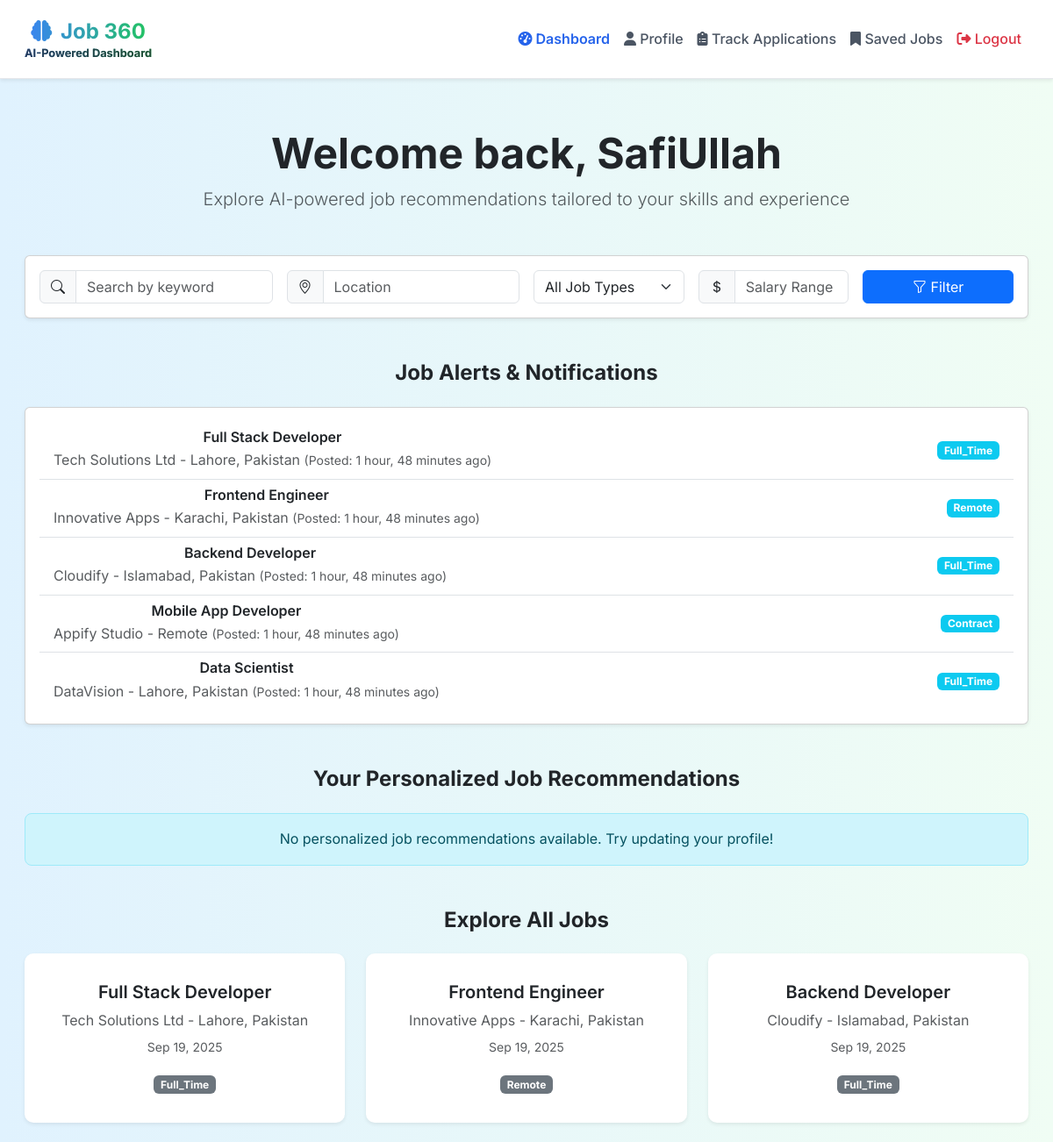
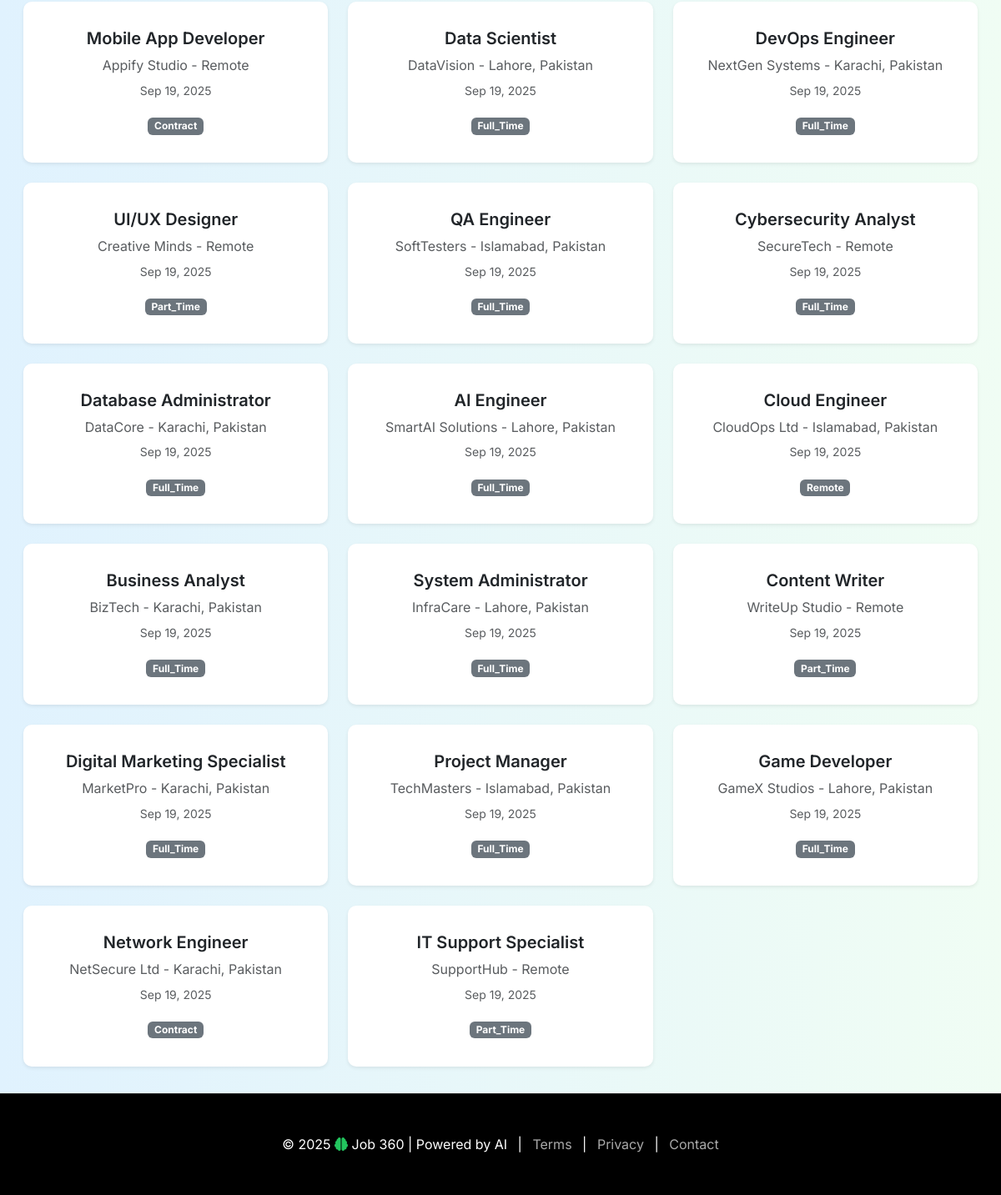
Screenshot of /dashboard/ (signed in) with the database file from the repository (2 pictures, top to bottom).
### myapp/models.py (models this page shows, shortened)
class JobSeeker(models.Model):
    full_name = models.CharField(max_length=100)
    email = models.EmailField(unique=True)
    password = models.CharField(max_length=255)  # hashed in practice
    phone_number = models.CharField(max_length=20)
    location = models.CharField(max_length=100)
    education = models.TextField()
    work_experience = models.TextField()
    skills = models.TextField()  # comma-separated or JSON
    certificate = models.TextField()
    job_type = models.CharField(max_length=20, choices=JOB_TYPE_CHOICES, default='full_time')
    professional_references = models.TextField(blank=True, null=True)
    status = models.CharField(max_length=10, choices=STATUS_CHOICES, default='approved')
    profile_picture = models.ImageField(upload_to='profile_pics/', null=True, blank=True)
    resume = models.FileField(upload_to='resumes/', null=True, blank=True)  # PDF/Word upload

class Job(models.Model):
    title = models.CharField(max_length=200)
    description = models.TextField()
    company_name = models.CharField(max_length=200, blank=True, null=True)
    location = models.CharField(max_length=150, blank=True, null=True)
    job_type = models.CharField(max_length=20, choices=JOB_TYPE_CHOICES, default='full_time')
    salary_range = models.CharField(max_length=100, blank=True, null=True)
    required_skills = models.TextField()  # comma-separated skills
    created_at = models.DateTimeField(default=timezone.now)
    updated_at = models.DateTimeField(auto_now=True)

### myapp/views.py (the view)
# urls.py: path('dashboard/', views.dashboard_view, name='dashboard'),
def dashboard_view(request):
    jobseeker_id = request.session.get("jobseeker_id")
    if not jobseeker_id:
        messages.warning(request, "Please log in to access the dashboard.")
        return redirect("login")
    jobseeker = JobSeeker.objects.get(id=jobseeker_id)
    keyword = request.GET.get("keyword", "")
    location = request.GET.get("location", "")
    job_type = request.GET.get("job_type", "")
    salary = request.GET.get("salary", "")
    jobs = Job.objects.all()
    if keyword:
        jobs = jobs.filter(
            Q(title__icontains=keyword) |
            Q(description__icontains=keyword) |
            Q(required_skills__icontains=keyword)
        )
    if location:
        jobs = jobs.filter(location__icontains=location)
    if job_type:
        jobs = jobs.filter(job_type=job_type)
    if salary:
        jobs = jobs.filter(salary_range__icontains=salary)
    seeker_profile = (
        f"{jobseeker.skills} {jobseeker.education} {jobseeker.work_experience} {jobseeker.job_type}"
    ).lower()
    jobs_list = list(jobs)
    job_texts = [
        f"{job.required_skills} {job.description} {job.job_type}".lower()
        for job in jobs_list
    ]
    recommended_jobs = Job.objects.none()
    match_scores = {}
    if job_texts:
        all_texts = [seeker_profile] + job_texts
        vectorizer = TfidfVectorizer(stop_words='english')
        tfidf_matrix = vectorizer.fit_transform(all_texts)
        cosine_similarities = cosine_similarity(tfidf_matrix[0:1], tfidf_matrix[1:]).flatten()
        job_indices = np.argsort(cosine_similarities)[::-1]
        recommended_job_ids = [
            jobs_list[int(i)].id for i in job_indices[:5] if cosine_similarities[i] > 0
        ]
        match_scores = {
            jobs_list[int(i)].id: round(cosine_similarities[i] * 100, 1)
            for i in job_indices[:5] if cosine_similarities[i] > 0
        }
        recommended_jobs = jobs.filter(id__in=recommended_job_ids)
        recommended_jobs = sorted(
            recommended_jobs,
            key=lambda x: job_indices[jobs_list.index(x)] if x in jobs_list else -1,
            reverse=True
        )
    recent_jobs = Job.objects.filter(
        created_at__gte=timezone.now() - timedelta(days=7)
    ).order_by('-created_at')[:5]
    context = {
        "jobseeker": jobseeker,
        "jobs": jobs,
        "recommended_jobs": recommended_jobs,
        "match_scores": match_scores,
        "recent_jobs": recent_jobs,
    }
    return render(request, "dashboard.html", context)

### templates/dashboard.html (shortened to what this page needs)
{% extends 'base.html' %}
{% load template_filters %}
{% block content %}
<div class="d-flex" style="min-height: 100vh;">
    <div class="flex-grow-1" >
        <div class="container-fluid">
            <div class="mb-5">
                <h1 class="display-5 fw-bold text-dark mb-2">Welcome back, {{ jobseeker.full_name }}</h1>
                <p class="text-muted lead">Explore AI-powered job recommendations tailored to your skills and experience</p>
            </div>
            <div class="card shadow-sm mb-5">
                <div class="card-body">
                    <form method="get" class="row g-3 align-items-center">
                        <div class="col-md-3">
                            <div class="input-group">
                                <span class="input-group-text"><i class="bi bi-search"></i></span>
                                <input type="text" name="keyword" class="form-control" placeholder="Search by keyword" value="{{ request.GET.keyword }}">
                            </div>
                        </div>
                        <div class="col-md-3">
                            <div class="input-group">
                                <span class="input-group-text"><i class="bi bi-geo-alt"></i></span>
                                <input type="text" name="location" class="form-control" placeholder="Location" value="{{ request.GET.location }}">
                            </div>
                        </div>
                        <div class="col-md-2">
    <select name="job_type" class="form-select">
        <option value="">All Job Types</option>
    </select>
</div>
                        <div class="col-md-2">
                            <div class="input-group">
                                <span class="input-group-text"><i class="bi bi-currency-dollar"></i></span>
                                <input type="text" name="salary" class="form-control" placeholder="Salary Range" value="{{ request.GET.salary }}">
                            </div>
                        </div>
                        <div class="col-md-2">
                            <button type="submit" class="btn btn-primary w-100"><i class="bi bi-funnel"></i> Filter</button>
                        </div>
                    </form>
                </div>
            </div>
            <h2 class="h4 fw-bold text-dark mb-4">Job Alerts & Notifications</h2>
            {% if recent_jobs %}
                <div class="card shadow-sm mb-5">
                    <div class="card-body">
                        <ul class="list-group list-group-flush">
                            {% for job in recent_jobs %}
                                <li class="list-group-item d-flex justify-content-between align-items-center">
                                    <div>
                                        <h6 class="mb-1">
                                            <a href="{% url 'job_detail' job.id %}" class="text-dark text-decoration-none fw-semibold">{{ job.title }}</a>
                                        </h6>
                                        <p class="text-muted mb-0">{{ job.company_name }} - {{ job.location }} <small>(Posted: {{ job.created_at|timesince }} ago)</small></p>
                                    </div>
                                    <span class="badge bg-info">{{ job.job_type|title }}</span>
                                </li>
                            {% endfor %}
                        </ul>
                    </div>
                </div>
            {% else %}
                <div class="alert alert-info rounded-3">No new job postings in the last 7 days.</div>
            {% endif %}
            <h2 class="h4 fw-bold text-dark mb-4">Your Personalized Job Recommendations</h2>
            {% if recommended_jobs %}
                <div class="row row-cols-1 row-cols-md-3 g-4">
                    {% for job in recommended_jobs %}
                        <div class="col">
                            <div class="card h-100 p-3 shadow-sm border-0" style="border-radius: 10px;">
                                <div class="card-body d-flex flex-column">
                                    <h5 class="card-title mb-2">
                                        <a href="{% url 'job_detail' job.id %}" class="text-dark text-decoration-none fw-semibold">{{ job.title }}</a>
                                    </h5>
                                    <p class="text-muted mb-1">{{ job.company_name }} - {{ job.location }}</p>
                                    <p><small class="text-muted">{{ job.created_at|date:"M d, Y" }}</small></p>
                                    <div class="d-flex justify-content-between align-items-center mt-auto">
                                        <span class="badge bg-primary">{{ job.job_type|title }}</span>
                                        <span class="badge bg-success">Match: {{ match_scores|lookup:job.id }}%</span>
                                    </div>
                                </div>
                            </div>
                        </div>
                    {% endfor %}
                </div>
            {% else %}
                <div class="alert alert-info rounded-3">No personalized job recommendations available. Try updating your profile!</div>
            {% endif %}
            <h2 class="h4 fw-bold text-dark mb-4 mt-5">Explore All Jobs</h2>
            {% if jobs %}
                <div class="row row-cols-1 row-cols-md-3 g-4">
                    {% for job in jobs %}
                        <div class="col">
                            <div class="card h-100 p-3 shadow-sm border-0" style="border-radius: 10px;">
                                <div class="card-body d-flex flex-column">
                                    <h5 class="card-title mb-2">
                                        <a href="{% url 'job_detail' job.id %}" class="text-dark text-decoration-none fw-semibold">{{ job.title }}</a>
                                    </h5>
                                    <p class="text-muted mb-1">{{ job.company_name }} - {{ job.location }}</p>
                                    <p><small class="text-muted">{{ job.created_at|date:"M d, Y" }}</small></p>
                                    <div class="mt-auto">
                                        <span class="badge bg-secondary">{{ job.job_type|title }}</span>
                                    </div>
                                </div>
                            </div>
                        </div>
                    {% endfor %}
                </div>
            {% else %}
                <div class="alert alert-info rounded-3">No jobs available at the moment.</div>
            {% endif %}
        </div>
    </div>
</div>
{% endblock %}

### templates/base.html (style rules this page uses)
html { scroll-behavior: smooth; }
body { background: linear-gradient(to right, #e0f2fe, #f0fdf4); min-height: 100vh; display: flex; flex-direction: column; font-family: 'Inter', 'Arial', sans-serif; line-height: 1.6; }
.alert { border-radius: 8px; margin-bottom: 1rem; animation: fadeIn 0.5s ease-in; }

### rows the page displays
JobSeeker: full_name "SafiUllah"
Job: title "Full Stack Developer", company_name "Tech Solutions Ltd", location "Lahore, Pakistan", created_at "1 hour, 48 minutes", job_type "Full_Time", created_at "Sep 19, 2025"
Job: title "Frontend Engineer", company_name "Innovative Apps", location "Karachi, Pakistan", created_at "1 hour, 48 minutes", job_type "Remote", created_at "Sep 19, 2025"
Job: title "Backend Developer", company_name "Cloudify", location "Islamabad, Pakistan", created_at "1 hour, 48 minutes", job_type "Full_Time", created_at "Sep 19, 2025"
Job: title "Mobile App Developer", company_name "Appify Studio", location "Remote", created_at "1 hour, 48 minutes", job_type "Contract", created_at "Sep 19, 2025"
Job: title "Data Scientist", company_name "DataVision", location "Lahore, Pakistan", created_at "1 hour, 48 minutes", job_type "Full_Time", created_at "Sep 19, 2025"
Job: title "DevOps Engineer", company_name "NextGen Systems", location "Karachi, Pakistan", created_at "Sep 19, 2025", job_type "Full_Time"
Job: title "UI/UX Designer", company_name "Creative Minds", location "Remote", created_at "Sep 19, 2025", job_type "Part_Time"
Job: title "QA Engineer", company_name "SoftTesters", location "Islamabad, Pakistan", created_at "Sep 19, 2025", job_type "Full_Time"
Job: title "Cybersecurity Analyst", company_name "SecureTech", location "Remote", created_at "Sep 19, 2025", job_type "Full_Time"
Job: title "Database Administrator", company_name "DataCore", location "Karachi, Pakistan", created_at "Sep 19, 2025", job_type "Full_Time"
Job: title "AI Engineer", company_name "SmartAI Solutions", location "Lahore, Pakistan", created_at "Sep 19, 2025", job_type "Full_Time"
Job: title "Cloud Engineer", company_name "CloudOps Ltd", location "Islamabad, Pakistan", created_at "Sep 19, 2025", job_type "Remote"
Job: title "Business Analyst", company_name "BizTech", location "Karachi, Pakistan", created_at "Sep 19, 2025", job_type "Full_Time"
Job: title "System Administrator", company_name "InfraCare", location "Lahore, Pakistan", created_at "Sep 19, 2025", job_type "Full_Time"
Job: title "Content Writer", company_name "WriteUp Studio", location "Remote", created_at "Sep 19, 2025", job_type "Part_Time"
Job: title "Digital Marketing Specialist", company_name "MarketPro", location "Karachi, Pakistan", created_at "Sep 19, 2025", job_type "Full_Time"
Job: title "Project Manager", company_name "TechMasters", location "Islamabad, Pakistan", created_at "Sep 19, 2025", job_type "Full_Time"
Job: title "Game Developer", company_name "GameX Studios", location "Lahore, Pakistan", created_at "Sep 19, 2025", job_type "Full_Time"
Job: title "Network Engineer", company_name "NetSecure Ltd", location "Karachi, Pakistan", created_at "Sep 19, 2025", job_type "Contract"
Job: title "IT Support Specialist", company_name "SupportHub", location "Remote", created_at "Sep 19, 2025", job_type "Part_Time"
